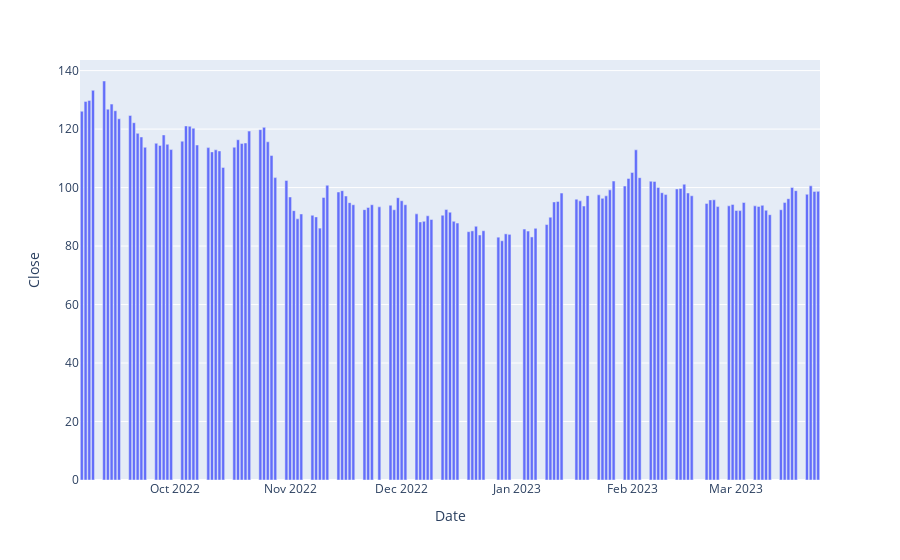

Notebook code for this chart:
### Code cell
figure = px.bar(data2, x="Date", y="Close")
figure.show();

### Figure 1 — Plotly figure (JSON) as saved in the notebook; plotly's stock layout.template omitted (floating-point values rounded to 4 significant figures; data arrays with more than 128 entries replaced by an {"elided": "..."} marker saying what was removed)
{"data": [{"alignmentgroup": "True", "hovertemplate": "Date=%{x}<br>Close=%{y}<extra></extra>", "legendgroup": "", "marker": {"color": "#636efa", "pattern": {"shape": ""}}, "name": "", "offsetgroup": "", "orientation": "v", "showlegend": false, "textposition": "auto", "type": "bar", "x": {"elided": "138 str values"}, "xaxis": "x", "y": {"elided": "138 float values"}, "yaxis": "y"}], "layout": {"barmode": "relative", "legend": {"tracegroupgap": 0}, "margin": {"t": 60}, "xaxis": {"anchor": "y", "domain": [0, 1], "title": {"text": "Date"}}, "yaxis": {"anchor": "x", "domain": [0, 1], "title": {"text": "Close"}}}}
